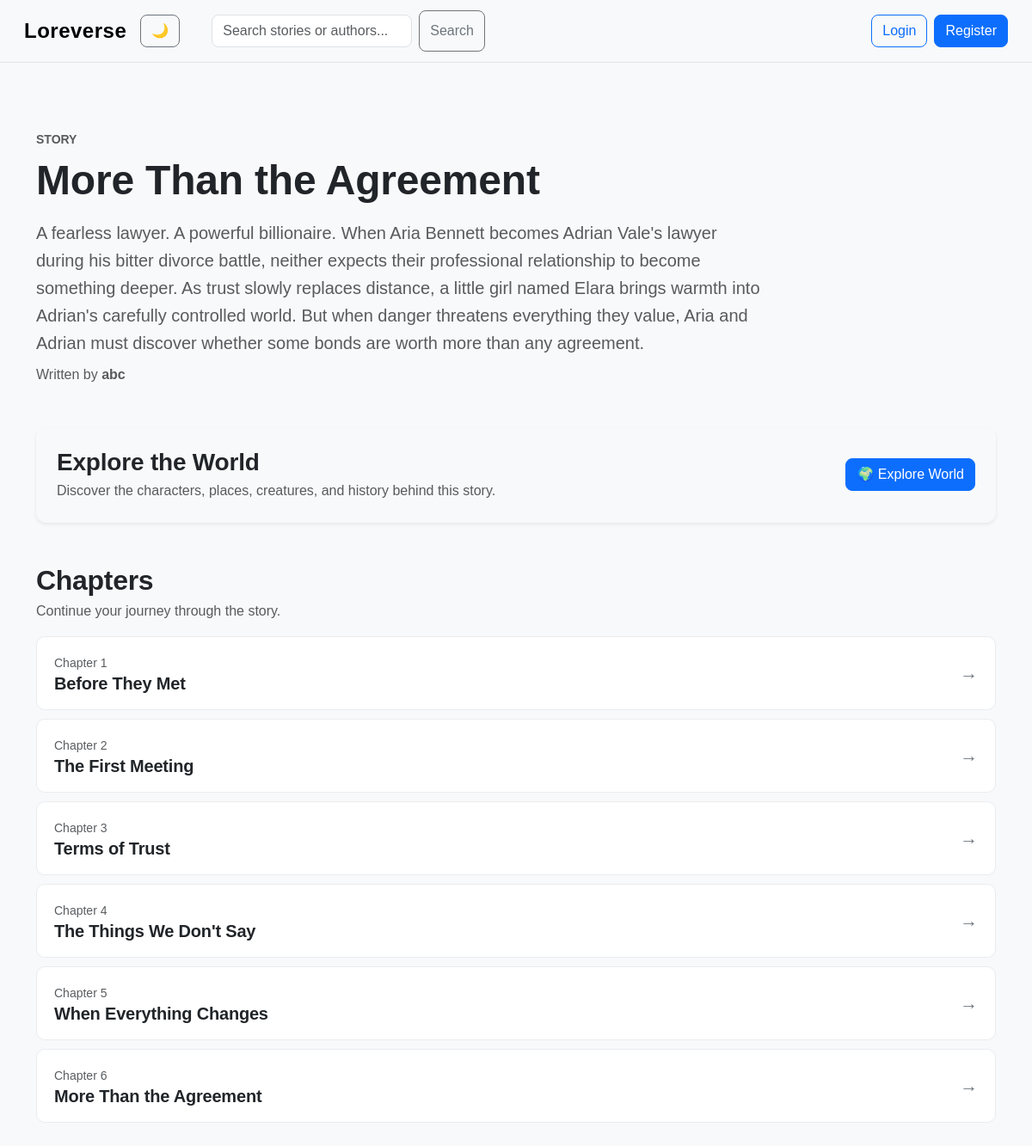
The page /stories/2/ on the database its author committed.
### loreverse/models.py (models this page shows, shortened)
class Story(models.Model):
    GENRE_CHOICES = [
        ("Fantasy", "Fantasy"),
        ("Romance", "Romance"),
        ("Mystery", "Mystery"),
        ("Horror", "Horror"),
        ("Science Fiction", "Science Fiction"),
        ("Adventure", "Adventure"),
        ("Other", "Other"),]
    title = models.CharField(max_length=200)
    genre = models.CharField(max_length=30, choices=GENRE_CHOICES, default="Other")
    tags = models.CharField(max_length=300, blank=True)
    description = models.TextField()
    cover_image = models.ImageField(upload_to="story_covers/",blank=True)
    author = models.ForeignKey(User, on_delete=models.CASCADE)
    published = models.BooleanField(default=False)
    created_at = models.DateTimeField(auto_now_add=True)
    updated_at = models.DateTimeField(auto_now=True)
    favorited_by = models.ManyToManyField(User, related_name="favorite_stories", blank=True)
    want_to_read_by = models.ManyToManyField(User, related_name="want_to_read_stories", blank=True)

class Chapter(models.Model):
    story = models.ForeignKey(Story, on_delete=models.CASCADE, related_name="chapters")
    title = models.CharField(max_length=200)
    content = models.TextField()
    chapter_number = models.PositiveIntegerField()

### loreverse/views.py (the view)
# urls.py: path("stories/<int:story_id>/", views.story_detail, name="story_detail"),
def story_detail(request, story_id):
    story = get_object_or_404(Story, id=story_id, published=True)
    chapters = story.chapters.all().order_by("chapter_number")
    completed = False
    if request.user.is_authenticated:
        completed = CompletedStory.objects.filter(
            user=request.user,
            story=story
        ).exists()
    return render(request, "loreverse/story_detail.html", {
        "story": story, "chapters": chapters , "completed": completed
    })

### loreverse/templates/loreverse/story_detail.html (shortened to what this page needs)
{% extends "loreverse/layout.html" %}
{% block body %}
<div class="container py-5">
    <div class="story-detail-header mb-5">
        <p class="text-muted text-uppercase small fw-semibold mb-2">Story</p>
        <h1 class="display-5 fw-bold mb-3">{{ story.title }}</h1>
        <p class="lead text-muted mb-2">{{ story.description }}</p>
        <p class="text-muted mb-0">
            Written by <strong>{{ story.author.username }}</strong>
        </p>
    </div>
    {% if story.world %}
        <div class="card border-0 shadow-sm mb-5 world-explorer-card">
            <div class="card-body p-4">
                <div class="d-flex justify-content-between align-items-center flex-wrap gap-3">
                    <div>
                        <h3 class="fw-bold mb-1">Explore the World</h3>
                        <p class="text-muted mb-0">
                            Discover the characters, places, creatures,
                            and history behind this story.
                        </p>
                    </div>
                    <a href="{% url 'world_explorer' story.id %}" class="btn btn-primary">
                        🌍 Explore World
                    </a>
                </div>
            </div>
        </div>
    {% endif %}
    <section>
        <div class="d-flex justify-content-between align-items-center mb-3">
            <div>
                <h2 class="fw-bold mb-1">Chapters</h2>
                <p class="text-muted mb-0">
                    Continue your journey through the story.
                </p>
            </div>
        </div>
        {% if chapters %}
            <div class="chapter-list">
                {% for chapter in chapters %}
                    <a href="{% url 'read_chapter' story.id chapter.id %}"class="chapter-item">
                        <div>
                            <span class="small text-muted">
                                Chapter {{ chapter.chapter_number }}
                            </span>
                            <h5 class="mb-0 fw-semibold">{{ chapter.title }}</h5>
                        </div>
                        <span class="chapter-arrow">
                            →
                        </span>
                    </a>
                {% endfor %}
            </div>
        {% endif %}
    </section>
</div>
{% endblock %}

### loreverse/static/loreverse/styles.css (style rules this page uses)
body { font-family: Arial, sans-serif; margin: 0; background-color : #f8f9fa; color: #212529; }
a { transition: color 0.2s ease; }
.btn { transition: all 0.2s ease; }
section h2 { letter-spacing: -0.3px; }
.card { border-radius: 12px; }
h1, h2, h3, h4, h5, h6 { letter-spacing: -0.2px; }
h1 { font-weight: 700; }
p { line-height: 1.6; }
.container { max-width: 1200px; }
.btn { border-radius: 8px; font-weight: 500; }
.story-detail-header { max-width: 850px; }
.world-explorer-card { border-radius: 12px; background-color: #f8f9fa; }
.chapter-list { display: flex; flex-direction: column; gap: 10px; }
.chapter-item { display: flex; justify-content: space-between; align-items: center; gap: 20px; padding: 18px 20px; background-color: #ffffff; border-radius: 10px; text-decoration: none; color: #212529; border: 1px solid #e9ecef; transition: transform 0.2s ease, box-shadow 0.2s ease, border-color 0.2s ease; }
.chapter-arrow { font-size: 1.3rem; color: #6c757d; }

### rows shown on the page
Story: title "More Than the Agreement", description "A fearless lawyer. A powerful billionaire. When Aria Bennett becomes Adrian Vale's lawyer during his bitter divorce battle, neither expects their professional relationship to become something deeper. As trust slowly replaces distance, a little girl named Elara brings warmth into Adrian's carefully controlled world. But when danger threatens everything they value, Aria and Adrian must discover whether some bonds are worth more than any agreement.", author.username "abc"
Chapter: chapter_number "1", title "Before They Met"
Chapter: chapter_number "2", title "The First Meeting"
Chapter: chapter_number "3", title "Terms of Trust"
Chapter: chapter_number "4", title "The Things We Don't Say"
Chapter: chapter_number "5", title "When Everything Changes"
Chapter: chapter_number "6", title "More Than the Agreement"
